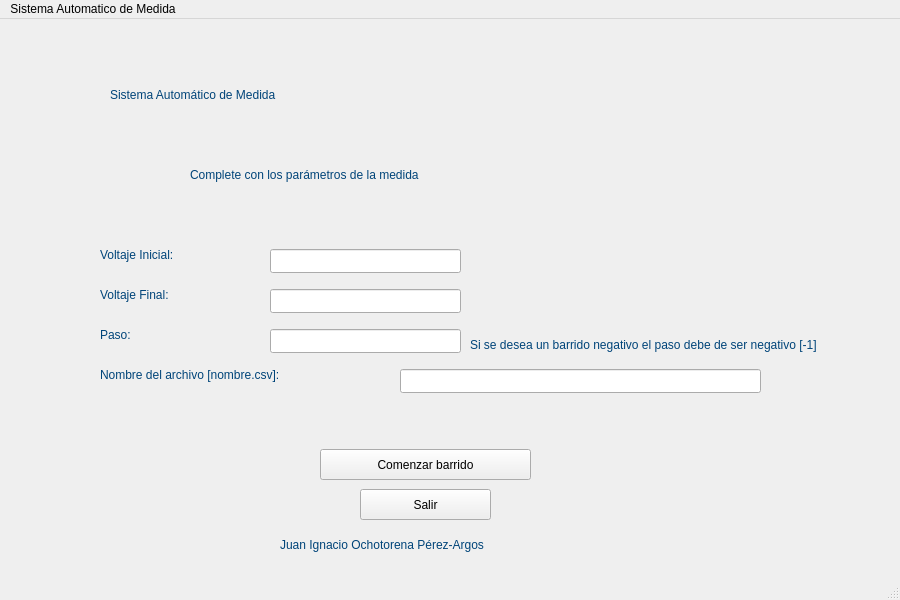
<?xml version="1.0" encoding="UTF-8"?>
<ui version="4.0">
 <class>MainWindow</class>
 <widget class="QMainWindow" name="MainWindow">
  <property name="geometry">
   <rect>
    <x>0</x>
    <y>0</y>
    <width>900</width>
    <height>600</height>
   </rect>
  </property>
  <property name="maximumSize">
   <size>
    <width>900</width>
    <height>600</height>
   </size>
  </property>
  <property name="windowTitle">
   <string>MainWindow</string>
  </property>
  <widget class="QWidget" name="centralwidget">
   <widget class="QLabel" name="label">
    <property name="geometry">
     <rect>
      <x>110</x>
      <y>30</y>
      <width>731</width>
      <height>91</height>
     </rect>
    </property>
    <property name="styleSheet">
     <string notr="true">color:rgb(0, 68, 121);
font: 36pt &quot;Nirmala UI&quot;;</string>
    </property>
    <property name="text">
     <string>Sistema Automático de Medida</string>
    </property>
   </widget>
   <widget class="QLabel" name="label_2">
    <property name="geometry">
     <rect>
      <x>190</x>
      <y>120</y>
      <width>491</width>
      <height>71</height>
     </rect>
    </property>
    <property name="styleSheet">
     <string notr="true">color:rgb(0, 68, 121);
font: 18pt &quot;Nirmala UI&quot;;</string>
    </property>
    <property name="text">
     <string>Complete con los parámetros de la medida</string>
    </property>
   </widget>
   <widget class="QLabel" name="label_3">
    <property name="geometry">
     <rect>
      <x>100</x>
      <y>200</y>
      <width>171</width>
      <height>71</height>
     </rect>
    </property>
    <property name="styleSheet">
     <string notr="true">color:rgb(0, 68, 121);
font: 18pt &quot;Nirmala UI&quot;;</string>
    </property>
    <property name="text">
     <string>Voltaje Inicial:</string>
    </property>
   </widget>
   <widget class="QLabel" name="label_5">
    <property name="geometry">
     <rect>
      <x>280</x>
      <y>490</y>
      <width>381</width>
      <height>71</height>
     </rect>
    </property>
    <property name="styleSheet">
     <string notr="true">color:rgb(0, 68, 121);
font: 15pt &quot;Nirmala UI&quot;;</string>
    </property>
    <property name="text">
     <string>Juan Ignacio Ochotorena Pérez-Argos</string>
    </property>
   </widget>
   <widget class="QPushButton" name="comenzar_barrido">
    <property name="geometry">
     <rect>
      <x>320</x>
      <y>430</y>
      <width>211</width>
      <height>31</height>
     </rect>
    </property>
    <property name="styleSheet">
     <string notr="true">
font: 15pt &quot;Nirmala UI&quot;;</string>
    </property>
    <property name="text">
     <string>Comenzar barrido</string>
    </property>
   </widget>
   <widget class="QLabel" name="label_4">
    <property name="geometry">
     <rect>
      <x>100</x>
      <y>240</y>
      <width>171</width>
      <height>71</height>
     </rect>
    </property>
    <property name="styleSheet">
     <string notr="true">color:rgb(0, 68, 121);
font: 18pt &quot;Nirmala UI&quot;;</string>
    </property>
    <property name="text">
     <string>Voltaje Final:</string>
    </property>
   </widget>
   <widget class="QLabel" name="label_6">
    <property name="geometry">
     <rect>
      <x>100</x>
      <y>280</y>
      <width>171</width>
      <height>71</height>
     </rect>
    </property>
    <property name="styleSheet">
     <string notr="true">color:rgb(0, 68, 121);
font: 18pt &quot;Nirmala UI&quot;;</string>
    </property>
    <property name="text">
     <string>Paso: </string>
    </property>
   </widget>
   <widget class="QLabel" name="label_7">
    <property name="geometry">
     <rect>
      <x>100</x>
      <y>320</y>
      <width>381</width>
      <height>71</height>
     </rect>
    </property>
    <property name="styleSheet">
     <string notr="true">color:rgb(0, 68, 121);
font: 15pt &quot;Nirmala UI&quot;;</string>
    </property>
    <property name="text">
     <string>Nombre del archivo [nombre.csv]:</string>
    </property>
   </widget>
   <widget class="QLineEdit" name="Volt_init">
    <property name="geometry">
     <rect>
      <x>270</x>
      <y>230</y>
      <width>191</width>
      <height>24</height>
     </rect>
    </property>
   </widget>
   <widget class="QLineEdit" name="Volt_fin">
    <property name="geometry">
     <rect>
      <x>270</x>
      <y>270</y>
      <width>191</width>
      <height>24</height>
     </rect>
    </property>
   </widget>
   <widget class="QLineEdit" name="Paso">
    <property name="geometry">
     <rect>
      <x>270</x>
      <y>310</y>
      <width>191</width>
      <height>24</height>
     </rect>
    </property>
   </widget>
   <widget class="QLineEdit" name="lineEdit_4">
    <property name="geometry">
     <rect>
      <x>400</x>
      <y>350</y>
      <width>361</width>
      <height>24</height>
     </rect>
    </property>
   </widget>
   <widget class="QPushButton" name="Salir">
    <property name="geometry">
     <rect>
      <x>360</x>
      <y>470</y>
      <width>131</width>
      <height>31</height>
     </rect>
    </property>
    <property name="styleSheet">
     <string notr="true">
font: 15pt &quot;Nirmala UI&quot;;</string>
    </property>
    <property name="text">
     <string>Salir</string>
    </property>
   </widget>
   <widget class="QLabel" name="label_8">
    <property name="geometry">
     <rect>
      <x>470</x>
      <y>290</y>
      <width>381</width>
      <height>71</height>
     </rect>
    </property>
    <property name="styleSheet">
     <string notr="true">color:rgb(0, 68, 121);
font: 9pt &quot;Nirmala UI&quot;;</string>
    </property>
    <property name="text">
     <string>Si se desea un barrido negativo el paso debe de ser negativo [-1]</string>
    </property>
   </widget>
  </widget>
  <widget class="QMenuBar" name="menubar">
   <property name="geometry">
    <rect>
     <x>0</x>
     <y>0</y>
     <width>900</width>
     <height>21</height>
    </rect>
   </property>
   <property name="maximumSize">
    <size>
     <width>16777205</width>
     <height>16777215</height>
    </size>
   </property>
   <widget class="QMenu" name="menudfgagf">
    <property name="title">
     <string>Sistema Automatico de Medida</string>
    </property>
   </widget>
   <addaction name="menudfgagf"/>
  </widget>
  <widget class="QStatusBar" name="statusbar"/>
 </widget>
 <resources/>
 <connections/>
</ui>
